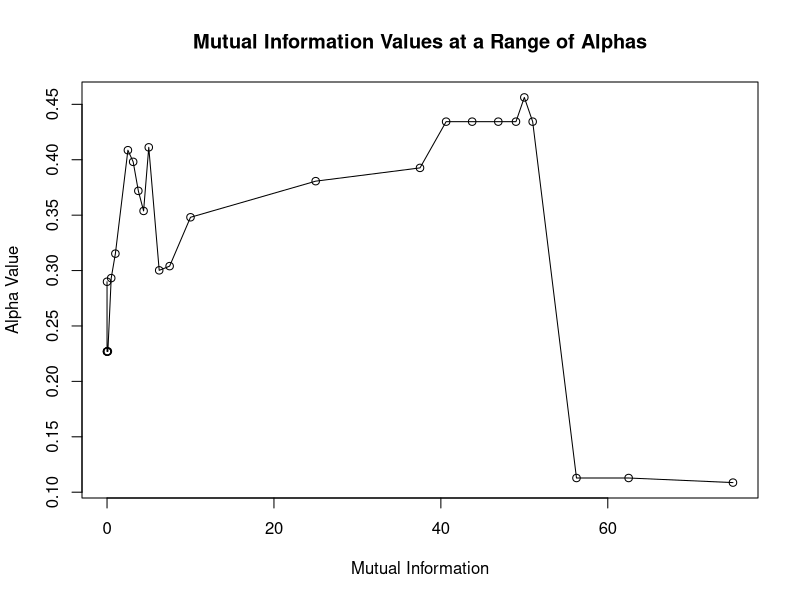

The R script that drew this image:
x_axis = c(0.00001, 0.0001, 0.001, 0.01, 0.1, 0.5, 1, 2.5, 3.13, 3.75, 4.38, 5, 6.25, 7.5, 10, 25, 37.5, 40.63, 43.75, 46.88, 49, 50, 51, 56.25, 62.5, 75)
y_axis = c(0.22694, 0.28992, 0.22694, 0.22694, 0.22703, 0.29319, 0.31527, 0.40862, 0.39813, 0.37192, 0.35381, 0.41121, 0.30021, 0.30401, 0.34809, 0.38068, 0.39265, 0.43438, 0.43438, 0.43438, 0.43438, 0.45626, 0.43438, 0.1128, 0.1128, 0.10866)

plot(x_axis, y_axis, main="Mutual Information Values at a Range of Alphas", xlab="Mutual Information", ylab="Alpha Value")
lines(x_axis, y_axis)